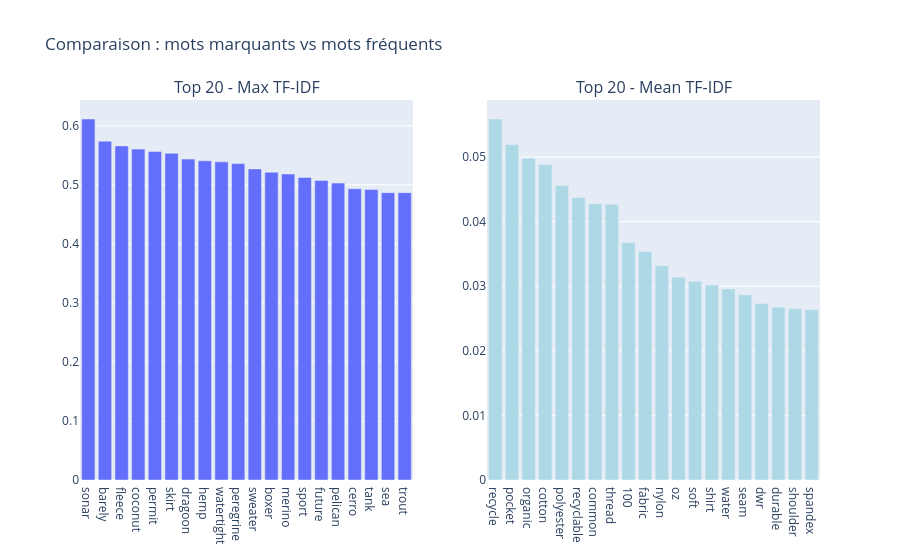

This figure's notebook cell:
### Code cell
import plotly.graph_objects as go
from plotly.subplots import make_subplots

fig = make_subplots(
    rows=1, cols=2,
    subplot_titles=("Top 20 - Max TF-IDF", "Top 20 - Mean TF-IDF"),
    shared_yaxes=False
)

fig.add_trace(
    go.Bar(x=top_max['token'], y=top_max['max_tfidf'], name="Max"),
    row=1, col=1
)

fig.add_trace(
    go.Bar(x=top_mean['token'], y=top_mean['mean_tfidf'], name="Mean", marker_color='lightblue'),
    row=1, col=2
)

fig.update_layout(title="Comparaison : mots marquants vs mots fréquents", showlegend=False)
fig.show()

### Figure 1 — Plotly figure (JSON) as saved in the notebook; plotly's stock layout.template omitted (floating-point values rounded to 4 significant figures)
{"data": [{"name": "Max", "type": "bar", "x": ["sonar", "barely", "fleece", "coconut", "permit", "skirt", "dragoon", "hemp", "watertight", "peregrine", "sweater", "boxer", "merino", "sport", "future", "pelican", "cerro", "tank", "sea", "trout"], "xaxis": "x", "y": [0.6115, 0.574, 0.5659, 0.5605, 0.5565, 0.5533, 0.5436, 0.5408, 0.5389, 0.5359, 0.5269, 0.5212, 0.5182, 0.5125, 0.5075, 0.503, 0.4933, 0.4921, 0.4868, 0.4867], "yaxis": "y"}, {"marker": {"color": "lightblue"}, "name": "Mean", "type": "bar", "x": ["recycle", "pocket", "organic", "cotton", "polyester", "recyclable", "common", "thread", "100", "fabric", "nylon", "oz", "soft", "shirt", "water", "seam", "dwr", "durable", "shoulder", "spandex"], "xaxis": "x2", "y": [0.0559, 0.05194, 0.04983, 0.04886, 0.0456, 0.04375, 0.04276, 0.04268, 0.03675, 0.03539, 0.03318, 0.03141, 0.03076, 0.03018, 0.02959, 0.02869, 0.02731, 0.02676, 0.0265, 0.02636], "yaxis": "y2"}], "layout": {"annotations": [{"font": {"size": 16}, "showarrow": false, "text": "Top 20 - Max TF-IDF", "x": 0.225, "xanchor": "center", "xref": "paper", "y": 1, "yanchor": "bottom", "yref": "paper"}, {"font": {"size": 16}, "showarrow": false, "text": "Top 20 - Mean TF-IDF", "x": 0.775, "xanchor": "center", "xref": "paper", "y": 1, "yanchor": "bottom", "yref": "paper"}], "showlegend": false, "title": {"text": "Comparaison : mots marquants vs mots fréquents"}, "xaxis": {"anchor": "y", "domain": [0, 0.45]}, "xaxis2": {"anchor": "y2", "domain": [0.55, 1]}, "yaxis": {"anchor": "x", "domain": [0, 1]}, "yaxis2": {"anchor": "x2", "domain": [0, 1]}}}
